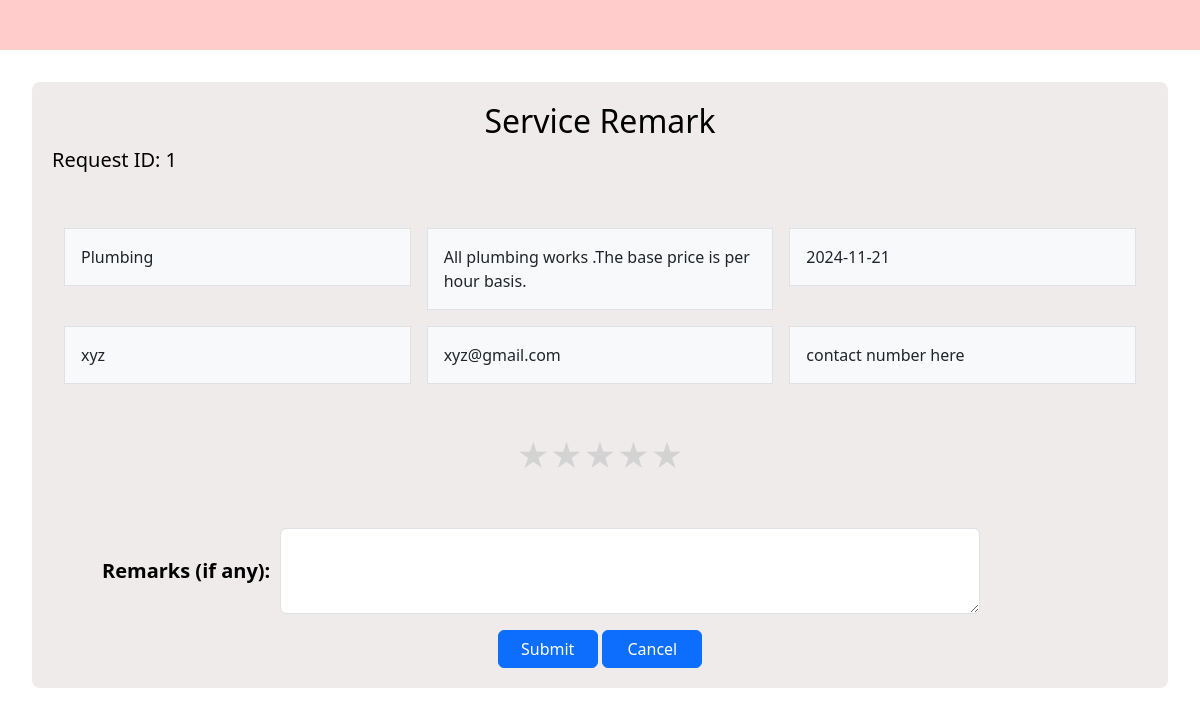
Before: /closing_req/1 with the older database file.
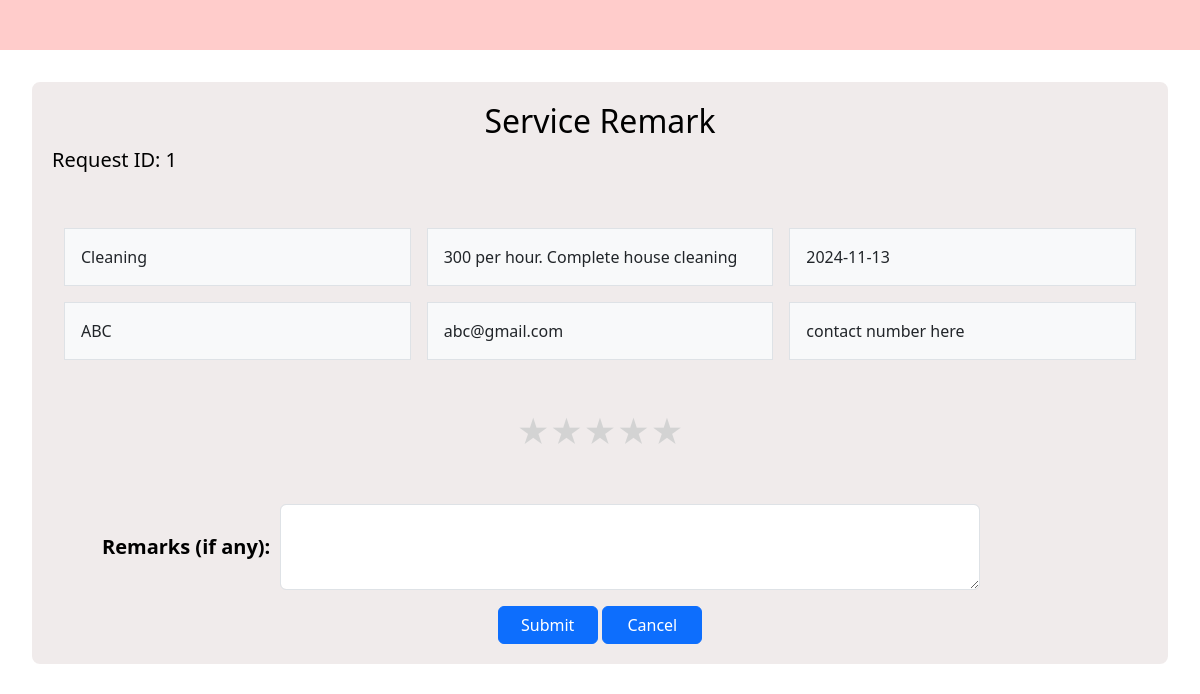
After: the same page with the newer database file.
### backend/models.py (models this page shows)
class Service(db.Model):
    __tablename__="service"
    id=db.Column(db.Integer,primary_key=True)
    name=db.Column(db.String,nullable=False)
    basic_price=db.Column(db.Integer,nullable=False)
    Description=db.Column(db.String,nullable=False)
    professionals=db.relationship("Professional_Info",cascade="all,delete",backref="service",lazy=True)
    service_requests=db.relationship("Service_Request",cascade="all,delete",backref="service",lazy=True)

class Service_Request(db.Model):
    __tablename__="service_request"
    id=db.Column(db.Integer,primary_key=True)
    service_id=db.Column(db.Integer,db.ForeignKey("service.id"),nullable=False)
    customer_id=db.Column(db.Integer,db.ForeignKey("customer_info.id"),nullable=False)
    professional_id=db.Column(db.Integer,db.ForeignKey("professional_info.id"),nullable=False)
    date_of_request=db.Column(db.DateTime, default=datetime.now)
    service_date=db.Column(db.Date)
    service_description=db.Column(db.String,nullable=False)
    service_status=db.Column(db.Integer,default=0) # requested from cust=>0 ACCEPTED by prof=>1 reject by prof =>2 CLOSED by cust=>3
    remarks=db.Column(db.String,nullable=True)
    rating=db.Column(db.Integer,default=0) #0 means no rating

class Professional_Info(db.Model):
    __tablename__="professional_info"
    id=db.Column(db.Integer,primary_key=True)
    email_id=db.Column(db.String,unique=True,nullable=False)
    password=db.Column(db.String,nullable=False)
    full_name=db.Column(db.String,nullable=False)
    experience=db.Column(db.Integer,nullable=False)
    proof_doc=db.Column(db.String,nullable=False)
    address=db.Column(db.String,nullable=False)
    pin_code=db.Column(db.Integer,nullable=False)
    service_id=db.Column(db.Integer,db.ForeignKey("service.id"))
    rating=db.Column(db.Integer,default=0)
    profile_status=db.Column(db.Integer,default=0) #not accepted yet=0 ,accepted=1
    blocked_status=db.Column(db.Integer,default=0) #not blocked=0, 1-blocked
    service_requests=db.relationship("Service_Request",cascade="all,delete",backref="professional_info",lazy=True)

### backend/controller.py (the view, shortened to what this page needs)
@app.route("/closing_req/<int:req_id>",methods=['GET','POST'])
def closing_req(req_id):
    req_obj=Service_Request.query.get(req_id)
    cust_id=req_obj.customer_id
    cust_obj=Customer_Info.query.get(cust_id)
    prof_dict={prof_obj.id:prof_obj for prof_obj in Professional_Info.query.all()}
    service_dict={service.id:service for service in Service.query.all()}
    return render_template('service_remark.html',cust_obj=cust_obj,req_obj=req_obj,prof_dict=prof_dict,serv_dict=service_dict)

### templates/service_remark.html (shortened to what this page needs)
<!DOCTYPE html>
<html lang="en">
    <head>
        <link rel="stylesheet" href="/static\styles\style.css">
        <link rel="stylesheet" href="/static\styles\rating.css">
        <link href="https://cdn.jsdelivr.net/npm/bootstrap@5.3.0/dist/css/bootstrap.min.css" rel="stylesheet">
    </head>
    <body>
        <div class="container-fluid" style="background-color: #ffcccb; padding: 10px;height: 50px;">
            <nav class="navbar navbar-expand-lg navbar-light w-100">
            </nav>
        </div>
        <div class="container-box" style="background-color: rgb(240, 235, 235);">
            <div class="center2">
                <h2 style="text-align: center;">Service Remark</h2>
                <h5>Request ID: {{req_obj.id}} </h5>
            </div><br><br>
            <div class="container">
                <div class="row row-cols-2 row-cols-lg-3 g-2 g-lg-3">
                  <div class="col">
                    <div class="p-3 border bg-light">{{serv_dict[req_obj.service_id].name}}</div>
                  </div>
                  <div class="col">
                    <div class="p-3 border bg-light">{{serv_dict[req_obj.service_id].Description}}</div>
                  </div>
                  <div class="col">
                    <div class="p-3 border bg-light">{{req_obj.service_date.strftime('%Y-%m-%d')}}</div>
                  </div>
                  <div class="col">
                    <div class="p-3 border bg-light">{{prof_dict[req_obj.professional_id].full_name}}</div>
                  </div>
                  <div class="col">
                    <div class="p-3 border bg-light">{{prof_dict[req_obj.professional_id].email_id}}</div>
                  </div>
                  <div class="col">
                    <div class="p-3 border bg-light">contact number here</div>
                  </div>
                </div>
            </div><br><br>
            <form action="" method="POST">
              <div class="rating">
                <input type="radio" name="rating" id="5 star" value="5"><label for="5 star">★</label>
                <input type="radio" name="rating" id="4 star" value="4"><label for="4 star">★</label>
                <input type="radio" name="rating" id="3 star" value="3"><label for="3 star">★</label>
                <input type="radio" name="rating" id="2 star" value="2"><label for="2 star">★</label>
                <input type="radio" name="rating" id="1 star" value="1"><label for="1 star">★</label>
            </div><br><br>
              <div class="mb-3" style="display: flex; align-items: center;margin-left: 50px;">
                  <span style="font-size: 20px; color: black; margin-right: 10px;font-weight: bold;">Remarks (if any):</span>
                  <textarea class="form-control" id="remark" name="remark" rows="3" style="width: 700px;"></textarea>
              </div>
              <div class="center">
                  <button type="submit" class="btn btn-primary" style="width: 100px;">Submit</button>
                  <a href="{{url_for('customer_dashboard',cust_id=cust_obj.id)}}" type="submit" class="btn btn-primary" style="width: 100px;">Cancel</a>
              </div>
            </form>
        </div>

Changed rows visible on the page:
changed Service_Request id 1: service_date "2024-11-21" → "2024-11-13"
changed Service: name "Plumbing" → "Cleaning"; Description "All plumbing works .The base price is per hour basis." → "300 per hour. Complete house cleaning"
changed Professional_Info: full_name "xyz" → "ABC"; email "xyz@gmail.com" → "abc@gmail.com"
